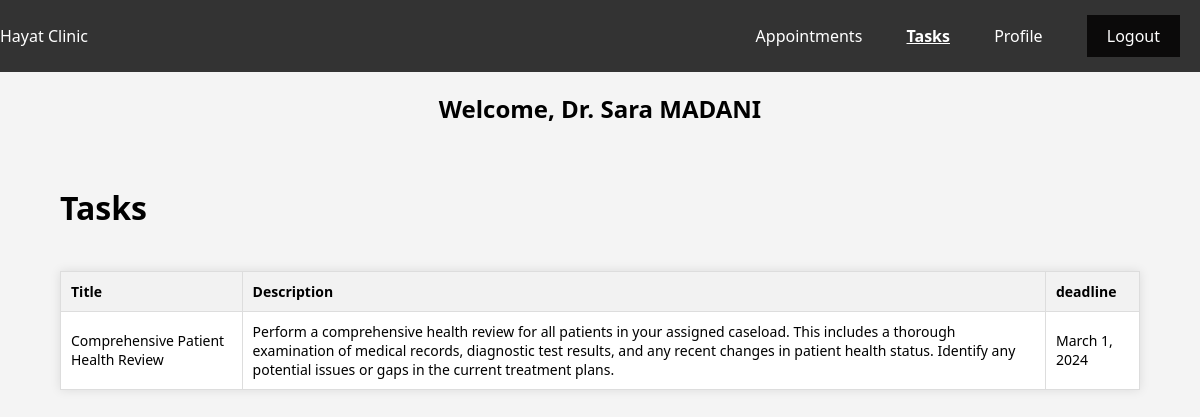
The page /project/doctor_tasks/ (signed in) on the database its author committed.
### Project/models.py (models this page shows)
class Task(models.Model):
    tid = models.AutoField(primary_key=True)
    title = models.CharField(max_length=100)
    description = models.TextField()
    deadline = models.DateField()
    assigned_doctor = models.ForeignKey(Doctor, on_delete=models.CASCADE)

### Project/views.py (the view)
# urls.py: path('doctor_tasks/', views.doctor_tasks, name='doctor_tasks'),
@login_required
def doctor_tasks(request):
    tasks = Task.objects.filter(assigned_doctor=request.user.doctor)
    return render(request, 'doctor_tasks.html', {'tasks': tasks})

### Project/templates/doctor_tasks.html (shortened to what this page needs)
<!DOCTYPE html>
<html lang="en">
  <head>
  </head>
  <body>
    <nav>
      <span>Hayat Clinic</span>
      <div>
        <a href="{% url 'appointements_doc' %}">Appointments</a>
        <a
          href="{% url 'doctor_tasks' %}"
          style="text-decoration: underline; font-weight: bold"
          >Tasks</a
        >
        <a href="{% url 'doctor_profile' %}">Profile</a>
        <a class="logout" href="{% url 'logout' %}">Logout</a>
      </div>
    </nav>
    <h2>Welcome, Dr. {{ user.first_name }} {{ user.last_name }}</h2>
    <div class="container">
      <div class="sub-container">
        <h1>Tasks</h1>
        <table>
          <thead>
            <tr>
              <th>Title</th>
              <th>Description</th>
              <th>deadline</th>
            </tr>
          </thead>
          <tbody>
            {% for task in tasks %}
            <tr>
              <td>{{ task.title }}</td>
              <td>{{ task.description }}</td>
              <td>{{ task.deadline }}</td>
            </tr>
            {% endfor %}
          </tbody>
        </table>
      </div>
    </div>
  </body>
</html>

### Project/templates/doctor_tasks.html (style rules this page uses)
body { font-family: "Segoe UI", Tahoma, Geneva, Verdana, sans-serif; background-color: #f4f4f4; margin: 0; padding: 0; display: flex; flex-direction: column; align-items: center; }
nav { background-color: #333; color: white; padding: 10px; display: flex; justify-content: space-between; align-items: center; width: 100%; top: 0; left: 0; }
nav a { color: white; text-decoration: none; margin: 5px 20px; }
.logout { display: inline-block; background-color: #0b0a0a; padding: 10px 20px; }
.container { display: flex; justify-content: center; align-items: center; width: 90%; margin-top: 20px; }
.sub-container { display: flex; flex-direction: column; width: 100%; }
table { margin-top: 20px; background-color: #fff; box-shadow: 0 0 10px rgba(0, 0, 0, 0.1); border-collapse: collapse; margin-bottom: 20px; }
th, td { border: 1px solid #ddd; padding: 10px; text-align: left; font-size: 14px; }
th { background-color: #f2f2f2; }

### rows shown on the page
Task: title "Comprehensive Patient Health Review", description "Perform a comprehensive health review for all patients in your assigned caseload. This includes a thorough examination of medical records, diagnostic test results, and any recent changes in patient health status. Identify any potential issues or gaps in the current treatment plans.", deadline "March 1, 2024"

### other values the page prints
{{ user.first_name }} "Sara"
{{ user.last_name }} "MADANI"
